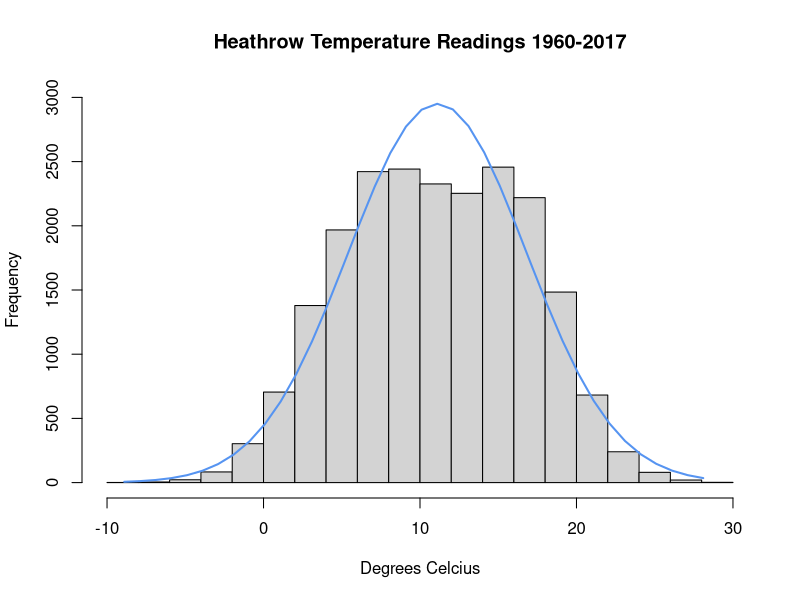
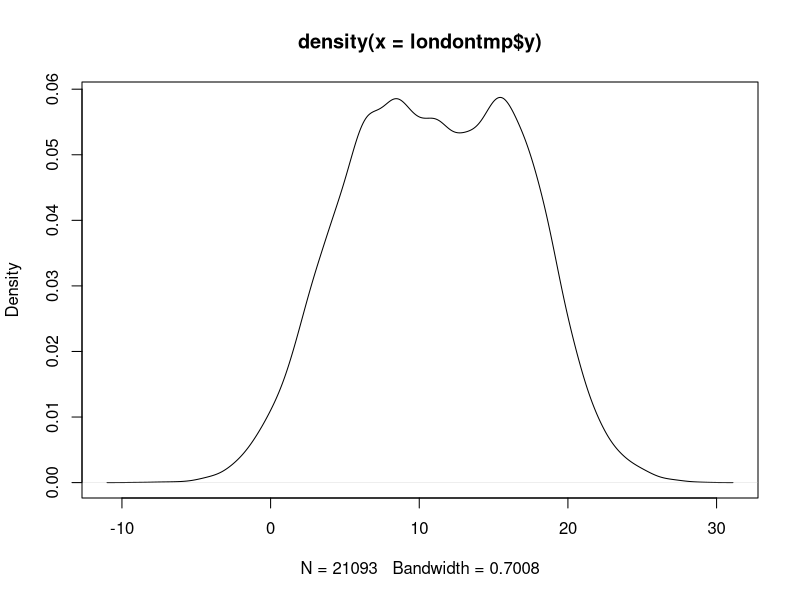
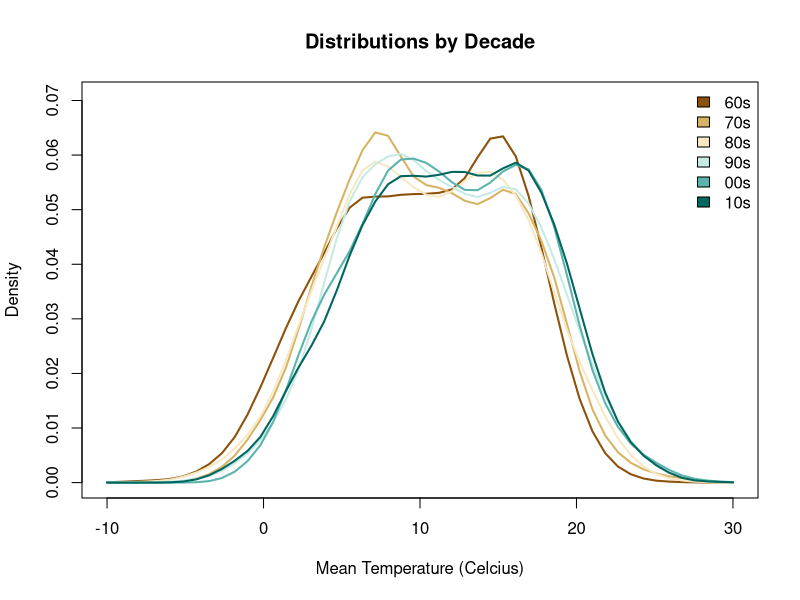

Write R code to recreate these figures, in order.
londontmp <- read.csv("londontmp.txt")
dim(londontmp)
londontmp <- londontmp[, 2:3] #subset date and measurement
class(londontmp$DATE)

library(lubridate)
Sys.setenv(TZ = "Europe/London") #only for locals!
londontmp[, 1] <- ymd(londontmp[, 1], locale = Sys.getlocale("LC_TIME")) #locale can be skipped
Sys.getlocale("LC_TIME") #locale can be skipped

colnames(londontmp) <- c("ds", "y")
londontmp$y <- londontmp$y / 10
summary(londontmp$y)

h <- hist(londontmp$y, xlab = "Degrees Celcius",
          main = "Heathrow Temperature Readings 1960-2017",
          ylim = c(0, 3000))
xfit <- seq(min(londontmp$y), max(londontmp$y)) 
yfit <- dnorm(xfit, mean = mean(londontmp$y), sd = sd(londontmp$y)) 
yfit <- yfit * diff(h$mids[1:2]) * length(londontmp$y) 
lines(xfit, yfit, col = "#5694f1", lwd = 2)

plot(density(londontmp$y)) #if you are so inclined.

londontmp$year <- substr(londontmp$ds, 1, 4) #extract first four characters
londontmp$year <- as.integer(londontmp$year)
londontmp$decade <- ifelse(londontmp$year < 1970, "60s",
                           ifelse(londontmp$year < 1980, "70s",
                                  ifelse(londontmp$year < 1990, "80s",
                                         ifelse(londontmp$year < 2000, "90s",
                                                ifelse(londontmp$year < 2010, "00s", "10s")))))
londontmp$decade <- as.factor(londontmp$decade)
londontmp$decade <- factor(londontmp$decade,
                           levels(londontmp$decade)[c(3:6, 1:2)]) #correct order


library(sm)
library(RColorBrewer)
colfill <- brewer.pal(6, "BrBG") #diverging palette
sm.density.compare(x = londontmp$y,
                   group = londontmp$decade,
                   xlab = "Mean Temperature (Celcius)",
                   col = colfill, lty = c(rep(1, 6)),
                   lwd = c(rep(2, 6)), xlim = c(-10, 30))
title(main = "Distributions by Decade")
legend("topright", levels(londontmp$decade),
       fill = colfill, bty = "n")


library(psych)
describe.by(londontmp[, 2], londontmp$decade)
